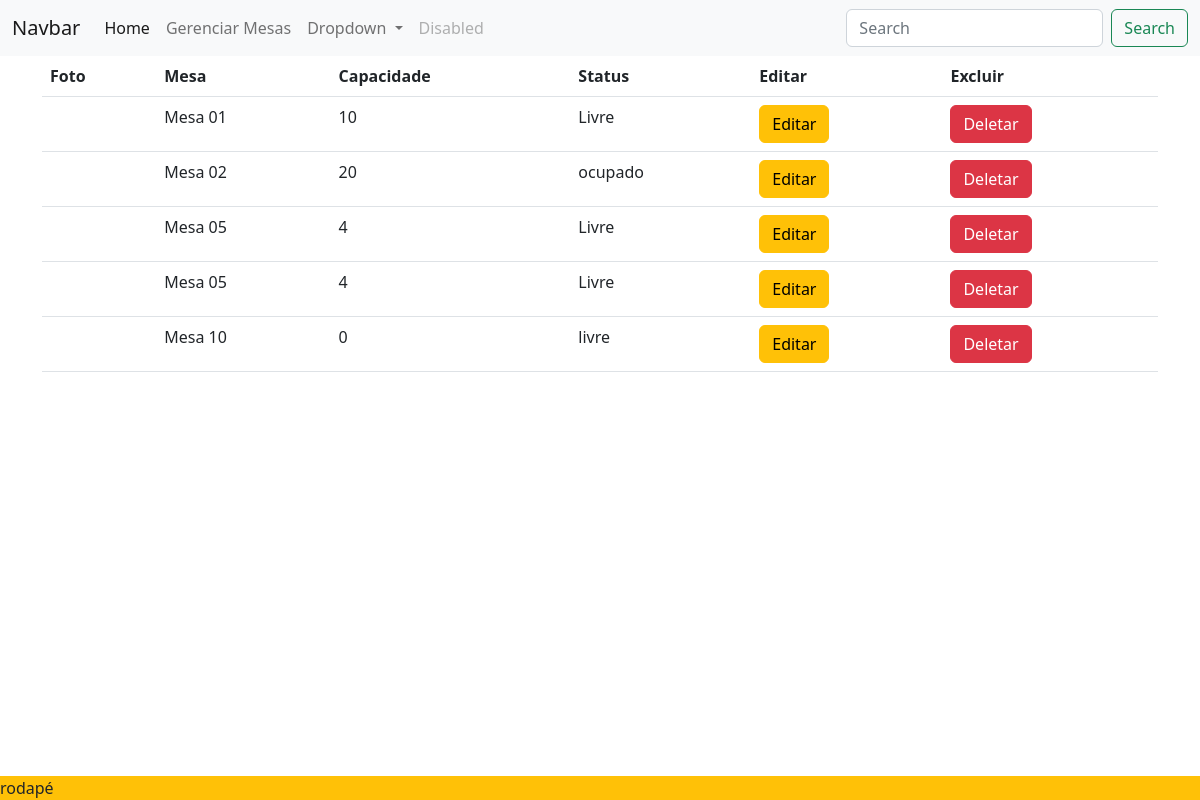
Page /mesas/ on the earlier database version.
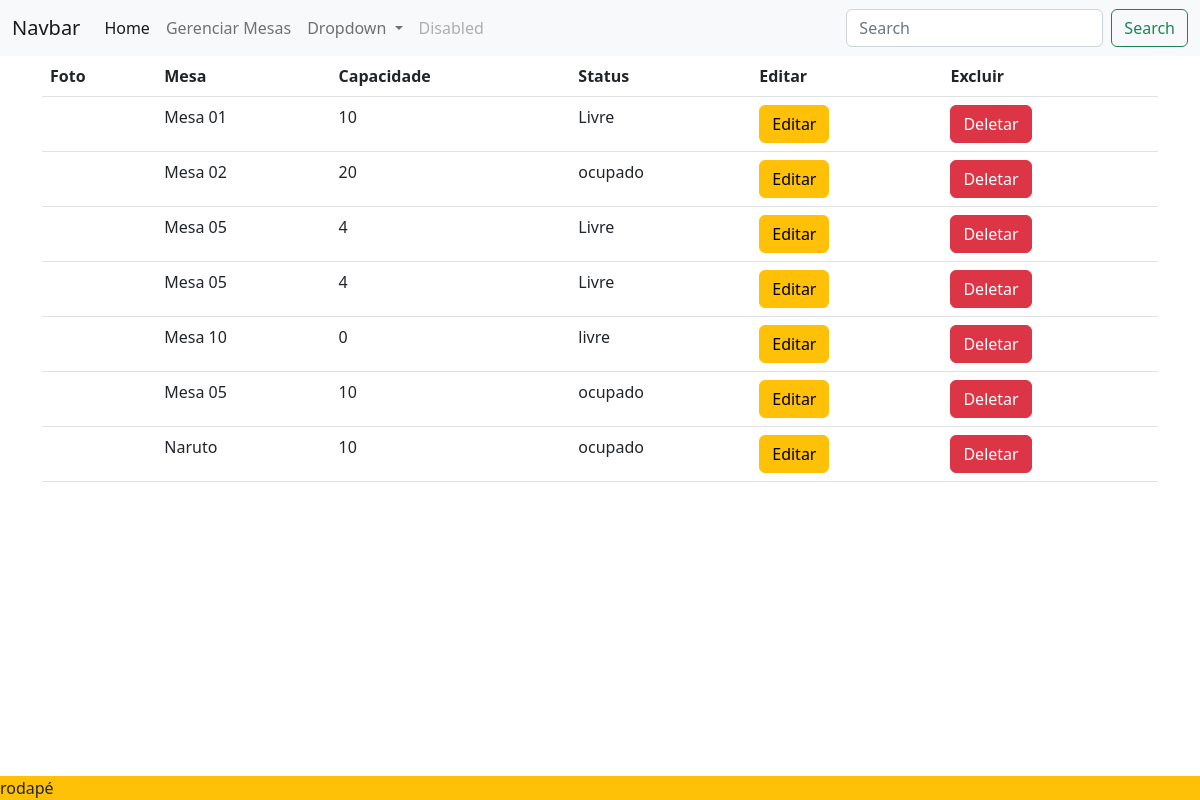
Same page on the later database version.
### restauranteapp/models.py (models this page shows, shortened)
class Mesa(models.Model):
    nome = models.CharField(max_length=200)
    capacidade = models.CharField(max_length=200)
    status = models.CharField(max_length=30)
    foto = models.ImageField(blank=True, null=True)
    def foto_url(self):
        if self.foto and hasattr(self.foto,'url'):
            return self.foto.url
        else:
            print('sem foto')

### restauranteapp/views.py (the view)
# urls.py: path('mesas/', mesas,name='mesas'),
def mesas(request):
    mesas = Mesa.objects.all()
    return render(request,"restaurante/mostrar_mesa.html",{'mesas':mesas})

### restauranteapp/templates/restaurante/mostrar_mesa.html
{% extends "restaurante/base.html" %}
{% block content %}
    <div  class="container">
<table class="table">
<thead>
<tr>
    <th>Foto</th>
    <th>Mesa</th>
    <th>Capacidade</th>
    <th>Status</th>
    <th>Editar</th>
    <th>Excluir</th>
</tr>
</thead>
<tbody>
{% for mesa in mesas %}
<tr>
    <td><img src="{{ mesa.foto_url }}" alt=""></td>
    <td>{{ mesa.nome }}</td>
    <td>{{ mesa.capacidade }}</td>
    <td>{{ mesa.status }}</td>
    <td><a href="{% url 'editar_mesa' mesa.id %}" class="btn btn-warning">Editar</a></td>
    <td><a href="{% url 'deletar' mesa.id %}" class="btn btn-danger">Deletar</a></td>
</tr>
{% endfor %}
</tbody>
</table>
    </div>
{% endblock content %}

### restauranteapp/templates/restaurante/base.html (shortened to what this page needs)
<!DOCTYPE html>
<html lang="en">
<head>
    <link rel="stylesheet" href="/static/css/bootstrap.css">
</head>
<body>
<nav class="navbar navbar-expand-lg bg-light ">
  <div class="container-fluid">
    <a class="navbar-brand" href="#">Navbar</a>
    <div class="collapse navbar-collapse" id="navbarSupportedContent">
      <ul class="navbar-nav me-auto mb-2 mb-lg-0">
        <li class="nav-item">
          <a class="nav-link active" aria-current="page" href="{% url 'index' %}">Home</a>
        </li>
        <li class="nav-item">
          <a class="nav-link" href="{% url 'mesas' %}">Gerenciar Mesas</a>
        </li>
        <li class="nav-item dropdown">
          <a class="nav-link dropdown-toggle" href="#" role="button" data-bs-toggle="dropdown" aria-expanded="false">
            Dropdown
          </a>
        </li>
        <li class="nav-item">
          <a class="nav-link disabled">Disabled</a>
        </li>
      </ul>
      <form class="d-flex" role="search">
        <input class="form-control me-2" type="search" placeholder="Search" aria-label="Search">
        <button class="btn btn-outline-success" type="submit">Search</button>
      </form>
    </div>
  </div>
</nav>
{% block content %}
{% endblock content %}
<footer class="card-footer fixed-bottom bg-warning">
    rodapé
</footer>
</body>
</html>

Differences in the rows shown:
added Mesa: nome "Mesa 05", capacidade "10", status "ocupado"
added Mesa: nome "Naruto", capacidade "10", status "ocupado"
